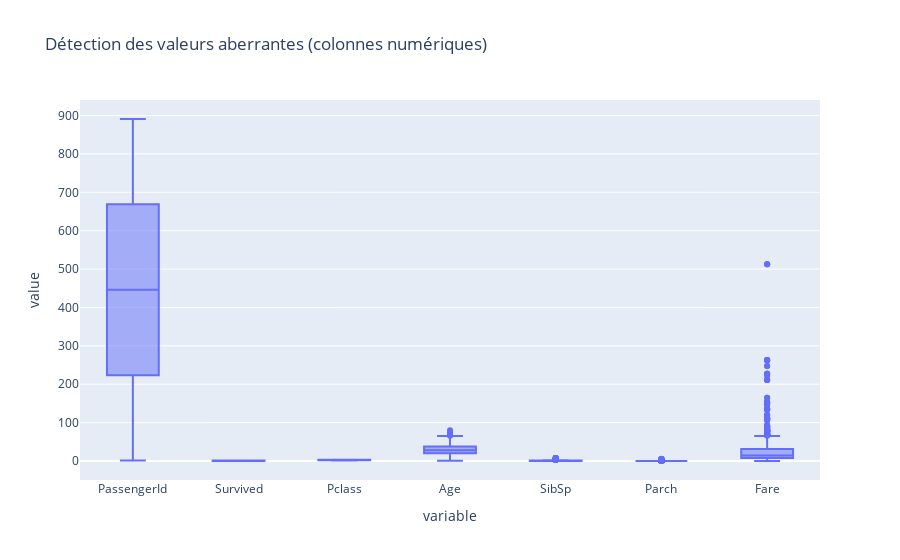

Notebook source saved alongside this figure:
### Markdown cell above
# Détection des valeurs aberrantes 
Boxplot permet de visualiser les valeurs aberrantes avec sns

### Code cell
import pandas as pd
import plotly.express as px

df = pd.read_csv(r'/home/fadilatou/Projet-titanic/train.csv')

# Sélectionner uniquement les colonnes numériques
df_num = df.select_dtypes(include='number')

# Créer un boxplot pour toutes les colonnes numériques
fig = px.box(df_num, title='Détection des valeurs aberrantes (colonnes numériques)')
fig.show()

### Figure 1 — Plotly figure (JSON) as saved in the notebook; plotly's stock layout.template omitted (floating-point values rounded to 4 significant figures; data arrays with more than 128 entries replaced by an {"elided": "..."} marker saying what was removed)
{"data": [{"alignmentgroup": "True", "hovertemplate": "variable=%{x}<br>value=%{y}<extra></extra>", "legendgroup": "", "marker": {"color": "#636efa"}, "name": "", "notched": false, "offsetgroup": "", "orientation": "v", "showlegend": false, "type": "box", "x": {"elided": "6237 str values"}, "x0": " ", "xaxis": "x", "y": {"elided": "6237 float values"}, "y0": " ", "yaxis": "y"}], "layout": {"boxmode": "group", "legend": {"tracegroupgap": 0}, "title": {"text": "Détection des valeurs aberrantes (colonnes numériques)"}, "xaxis": {"anchor": "y", "domain": [0, 1], "title": {"text": "variable"}}, "yaxis": {"anchor": "x", "domain": [0, 1], "title": {"text": "value"}}}}
